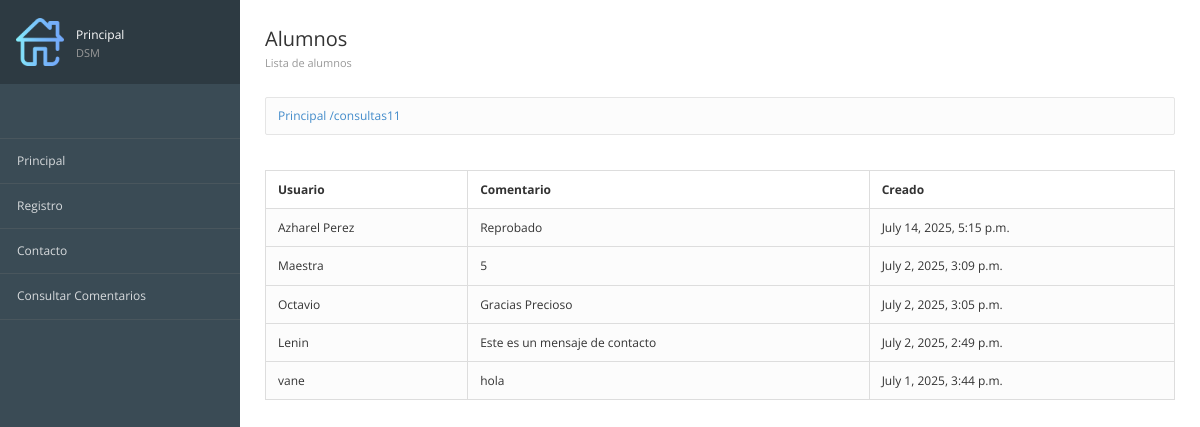
/consultas11, run on the app's committed database.
### registros/models.py (models this page shows, shortened)
class ComentarioContacto(models.Model):
    id=models.AutoField(primary_key=True, verbose_name="Clave")
    usuario=models.TextField(verbose_name="Usuario")
    mensaje=models.TextField(verbose_name="Comentario")
    created=models.DateTimeField(auto_now_add=True, verbose_name="Registrado")
    class Meta:
        verbose_name="Comentario Contacto"
        verbose_name_plural="Comentarios Contacto"
        ordering=["-created"]   #el menos indica que se ordenará del más reciente al más viejo

### registros/views.py (the view)
# urls.py: path('consultas11',views_registros.consultar11,name="Consultas"),
def consultar11(request):
    comentariosContacto = ComentarioContacto.objects.only("mensaje")
    return render(request,"registros/Comentarios_consulta.html",{'comentarios':comentariosContacto})

### registros/templates/registros/Comentarios_consulta.html (shortened to what this page needs)
{% extends "inicio/encabezado.html" %}
{% block imagen %}
    {% load static %}
    {% static 'inicio/images/home.png' %}
{% endblock %}
{% block texto %} Principal {% endblock %}
{% block span %} DSM {% endblock %}
{% block contenido %}
<div class="page-header">
	<div class="page-title">
		<h3>Alumnos
			<small>Lista de alumnos</small>
		</h3>
	</div>
</div>
{% block nav %}
<div class="breadcrumb-line">
	<ul class="breadcrumb">
		<a href="{%url 'Principal'%}">
			{%if request.path == ' / ' %}
			Principal
			{%else%}
			Principal {{request.path}}
			{% endif %}
		</a>
	</ul>
</div>
{% endblock %}
<table class="table table-bordered table-striped">
	<thead>
		<tr>
			<th>Usuario</th>
			<th>Comentario</th>
			<th>Creado</th>
		</tr>
	</thead>
	<tbody>
		{% for comentario in comentarios %}
		<tr>
			<td class="muted">{{comentario.usuario}}</td>
			<td class="muted">{{comentario.mensaje}}</td>
			<td class="muted">{{comentario.created}}</td>
		<tr>
		{% endfor %}
	</tbody>
</table>
{% endblock %}

### inicio/static/inicio/css/londinium-theme.css (style rules this page uses)
.panel-toolbar:after, .page-header:after, .header-bar-stats .page-stats li:after, .panel-heading:after { content: ""; display: table; clear: both; }
html { height: 100%; }
body { font-family: 'Open Sans', sans-serif; font-size: 12px; position: relative; min-height: 100%; }
a { cursor: pointer; }
h1, h2, h3, h4, h5, h6, .h1, .h2, .h3, .h4, .h5, .h6 { font-weight: 600; line-height: 1.42857143; margin-top: 0; }
h3, .h3 { font-size: 20px; }
ul, ol { padding-left: 16px; }
.page-header { padding: 0; margin: 0; position: relative; border: 0; }
.page-header small { display: block; font-size: 11px; color: #999; margin: 8px 0 0 0; }
.page-title { float: left; }
.page-title h3 { padding: 29px 0; margin: 0; font-weight: 400; line-height: 20px; }
.breadcrumb { padding: 9px 12px 10px 12px; float: left; margin: 0; background: none; border-radius: 0; }
.table { margin-bottom: 0; }
.table > thead > tr > th { border-bottom-width: 1px; outline: 0; }
.table > thead > tr > th, .table > tbody > tr > th, .table > tfoot > tr > th, .table > thead > tr > td, .table > tbody > tr > td, .table > tfoot > tr > td { vertical-align: middle; padding: 10px 12px; }
.table-striped > tbody > tr:nth-child(odd) > td, .table-striped > tbody > tr:nth-child(odd) > th, .table-hover > tbody > tr:hover > td, .table-hover > tbody > tr:hover > th { background-color: #fcfcfc; }

### data on the page
ComentarioContacto: usuario "Azharel Perez", mensaje "Reprobado", created "July 14, 2025, 5:15 p.m."
ComentarioContacto: usuario "Maestra", mensaje "5", created "July 2, 2025, 3:09 p.m."
ComentarioContacto: usuario "Octavio", mensaje "Gracias Precioso", created "July 2, 2025, 3:05 p.m."
ComentarioContacto: usuario "Lenin", mensaje "Este es un mensaje de contacto", created "July 2, 2025, 2:49 p.m."
ComentarioContacto: usuario "vane", mensaje "hola", created "July 1, 2025, 3:44 p.m."

### other printed values
{{ request.path }} "/consultas11"
